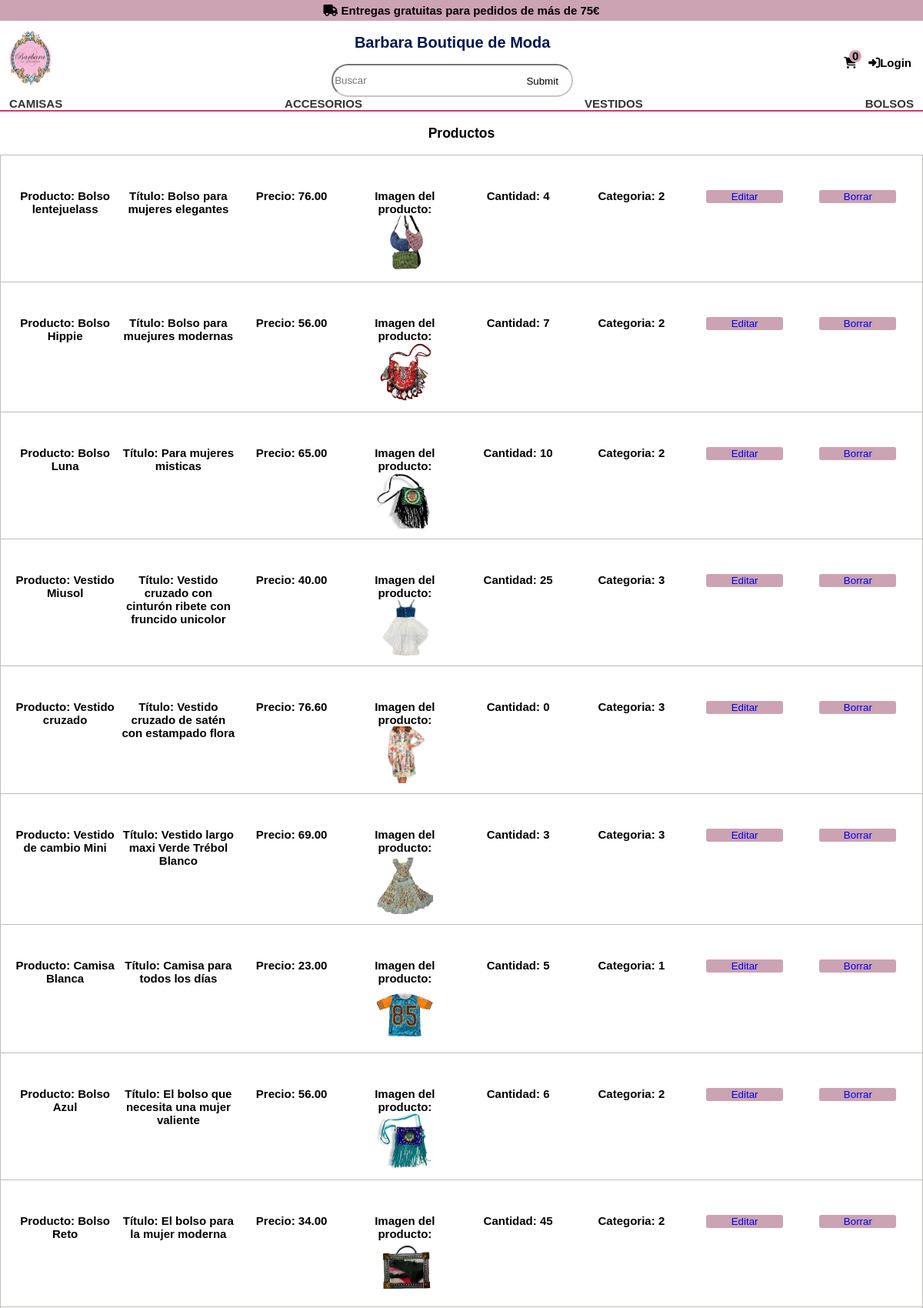
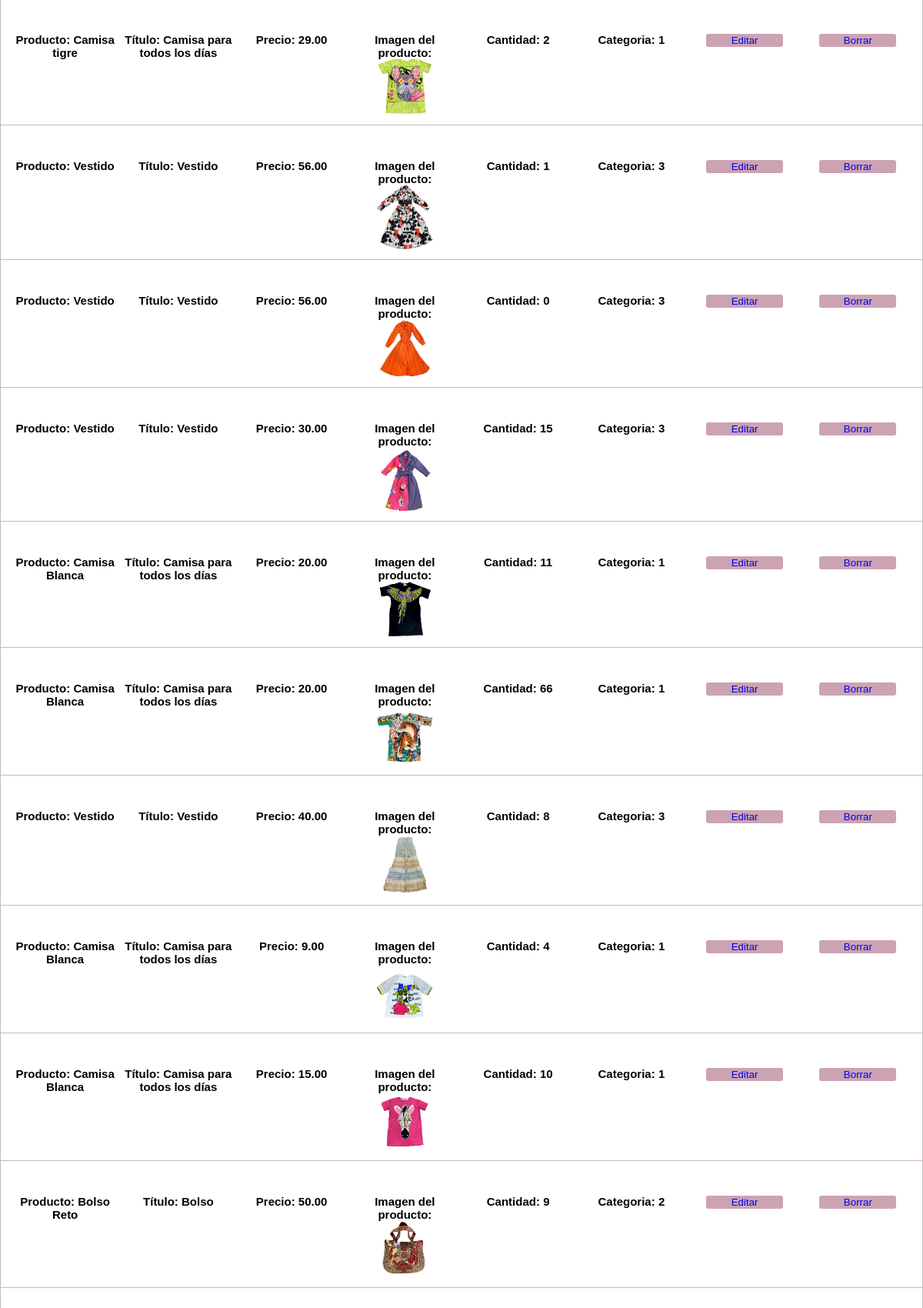
Screenshot of /php/controlador/buscarProductos.php (upper part) with the database file from the repository (2 pictures, top to bottom).
### tables this page shows
CREATE TABLE `producto` (
  `id_producto` int NOT NULL AUTO_INCREMENT,
  `nombre` varchar(30) DEFAULT NULL,
  `titulo` varchar(100) DEFAULT NULL,
  `precio` decimal(5,2) DEFAULT NULL,
  `descripcion` varchar(700) DEFAULT NULL,
  `imagen_producto` varchar(150) DEFAULT NULL,
  `categorias_id` int DEFAULT NULL,
  `cantidad` int DEFAULT NULL,
  PRIMARY KEY (`id_producto`)
);

### php/controlador/buscarProductos.php (called while the page is built, shortened)
<?php
require_once(__DIR__."/../modelo/modeloMetodoProductos.php");
    $productos = new modeloProductos();
    $datos = $productos->buscarProductos();
    require_once(__DIR__."/../vista/productosBaseDatos.php");
?>

### php/config/conexion.php (called while the page is built)
<?php
    function conectarse_parampdo($bd){
    $servername = "localhost";
    $username = "root";
    $password = "root";
    try {
        $conect = new PDO("mysql:host=$servername;dbname=$bd", $username, $password);
      $conect->setAttribute(PDO::ATTR_ERRMODE, PDO::ERRMODE_EXCEPTION);
    } catch(PDOException $e) {
        $conect->rollback();
        echo "la conexion ha fallado". $e->getMessage();
        exit;
  }
     return $conect;
  }
?>

### php/modelo/modeloMetodoProductos.php (called while the page is built, shortened)
<?php
require_once ($_SERVER['DOCUMENT_ROOT']."/dashboard/TiendaOnlineTFG/php/config/conexion.php");
class modeloProductos {
    public function __construct() {
        $this->productoDevuelto = array();
        $this->dbh = conectarse_parampdo("formulariotienda");
    }
    public function buscarProductos(){
        $stmt=$this->dbh-> prepare('SELECT * FROM producto');
        $stmt->execute();
        $row= $stmt->fetchAll(PDO::FETCH_OBJ);
        if (!empty($row)){
            foreach ($row as $res)
        {
            $this->productoDevuelto[]=$res;
        }
            return $this->productoDevuelto;
            $this->dbh=null;
        }
    }
}
?>

### php/vista/productosBaseDatos.php (the view, shortened to what this page needs)
<!DOCTYPE html>
<html lang="en">
<head>
    <link rel="stylesheet" href="../../css/estilos.css">
    <link rel="stylesheet" href="../../css/estilosEspecificos.css">
    </head>
<body>
  <div class="container">
  <?php include ($_SERVER['DOCUMENT_ROOT']."/dashboard/TiendaOnlineTFG/php/controlador/header.php"); ?>
    <h3>Productos</h3>
        <?php
            foreach ($datos as $dato) {
                $idProductoDB = $dato->id_producto;
        ?>
        <div class="informaciones">
            <p>Producto: <?php echo $dato->nombre; ?></p>
            <p>Título: <?php echo $dato->titulo; ?></p>
            <p>Precio: <?php echo $dato->precio; ?></p>
            <p>Imagen del producto: <img src="../../img/<?php echo $dato->imagen_producto; ?>"/></p>
            <p>Cantidad: <?php echo $dato->cantidad; ?></p>
            <p>Categoria: <?php echo $dato->categorias_id; ?></p>
            <p><button><a href="../controlador/editarProductosBD.php?idProductoDB=<?=$idProductoDB?>">Editar</a></button></p>
            <p><button><a href="../controlador/borrarProductosBD.php?idProductoDB=<?=$idProductoDB?>">Borrar</a></button></p>
        </div>
    <?php
        }
    ?>
</div>
</body>
</html>

### css/estilos.css (style rules this page uses)
body { font-size: 15px; background-color: #ffffff; margin: 0; font-family: Futura, Calibri, sans-serif; font-weight: 700; }
a { text-decoration: none; }
p { margin: 0; }
.container { width: 100%; }
button a { text-decoration: none; }
button { background-color: #CCA3B3; width: 100px; margin: 20px auto; margin-top: 35px; border: 0; border-radius: 3px; }

### css/estilosEspecificos.css (style rules this page uses)
h3 { text-align: center; }
.informaciones img { width: 50%; }
.informaciones p, .informaciones a { width: calc(25%); text-align: center; }
.informaciones:first-of-type { border-top: 1px solid #c3bbbb; }
.informaciones { display: flex; align-items: baseline; justify-content: space-between; padding: 10px; border: 1px solid #c3bbbb; border-top: 0px; }

### rows the page displays
producto: nombre "Bolso lentejuelass", titulo "Bolso para mujeres elegantes", precio "76.00", imagen_producto (picture), cantidad "4", categorias "2"
producto: nombre "Bolso Hippie", titulo "Bolso para muejures modernas", precio "56.00", imagen_producto (picture), cantidad "7", categorias "2"
producto: nombre "Bolso Luna", titulo "Para mujeres misticas", precio "65.00", imagen_producto (picture), cantidad "10", categorias "2"
producto: nombre "Vestido Miusol", titulo "Vestido cruzado con cinturón ribete con fruncido unicolor", precio "40.00", imagen_producto (picture), cantidad "25", categorias "3"
producto: nombre "Vestido cruzado", titulo "Vestido cruzado de satén con estampado flora", precio "76.60", imagen_producto (picture), cantidad "0", categorias "3"
producto: nombre "Vestido de cambio Mini", titulo "Vestido largo maxi Verde Trébol Blanco", precio "69.00", imagen_producto (picture), cantidad "3", categorias "3"
producto: nombre "Camisa Blanca", titulo "Camisa para todos los días", precio "23.00", imagen_producto (picture), cantidad "5", categorias "1"
producto: nombre "Bolso Azul", titulo "El bolso que necesita una mujer valiente", precio "56.00", imagen_producto (picture), cantidad "6", categorias "2"
producto: nombre "Bolso Reto", titulo "El bolso para la mujer moderna", precio "34.00", imagen_producto (picture), cantidad "45", categorias "2"
producto: nombre "Camisa tigre", titulo "Camisa para todos los días", precio "29.00", imagen_producto (picture), cantidad "2", categorias "1"
producto: nombre "Vestido", titulo "Vestido", precio "56.00", imagen_producto (picture), cantidad "1", categorias "3"
producto: nombre "Vestido", titulo "Vestido", precio "56.00", imagen_producto (picture), cantidad "0", categorias "3"
producto: nombre "Vestido", titulo "Vestido", precio "30.00", imagen_producto (picture), cantidad "15", categorias "3"
producto: nombre "Camisa Blanca", titulo "Camisa para todos los días", precio "20.00", imagen_producto (picture), cantidad "11", categorias "1"
producto: nombre "Camisa Blanca", titulo "Camisa para todos los días", precio "20.00", imagen_producto (picture), cantidad "66", categorias "1"
producto: nombre "Vestido", titulo "Vestido", precio "40.00", imagen_producto (picture), cantidad "8", categorias "3"
producto: nombre "Camisa Blanca", titulo "Camisa para todos los días", precio "9.00", imagen_producto (picture), cantidad "4", categorias "1"
producto: nombre "Camisa Blanca", titulo "Camisa para todos los días", precio "15.00", imagen_producto (picture), cantidad "10", categorias "1"
producto: nombre "Bolso Reto", titulo "Bolso", precio "50.00", imagen_producto (picture), cantidad "9", categorias "2"

### other values shown
$cantidadCestaTotal "0"
